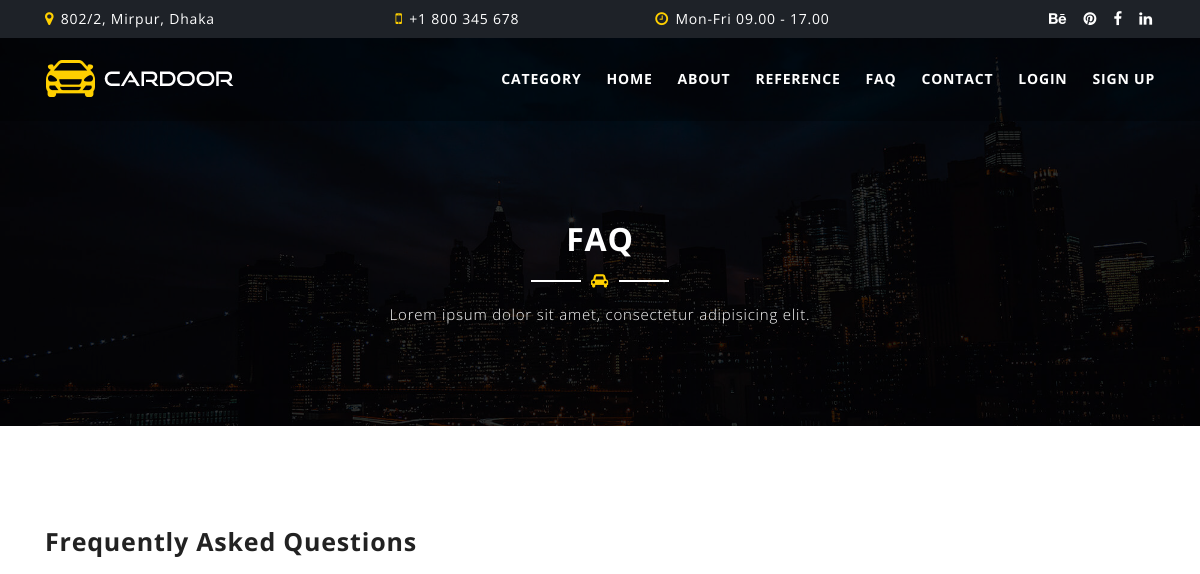
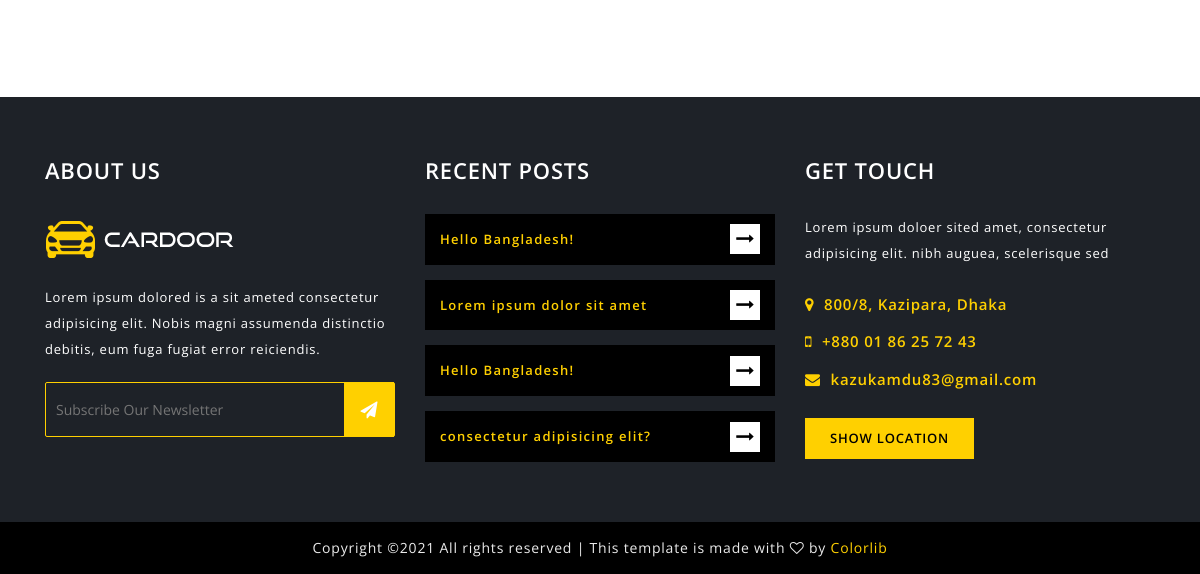
The page /sss/ on the database as committed earlier (2 pictures, top to bottom).
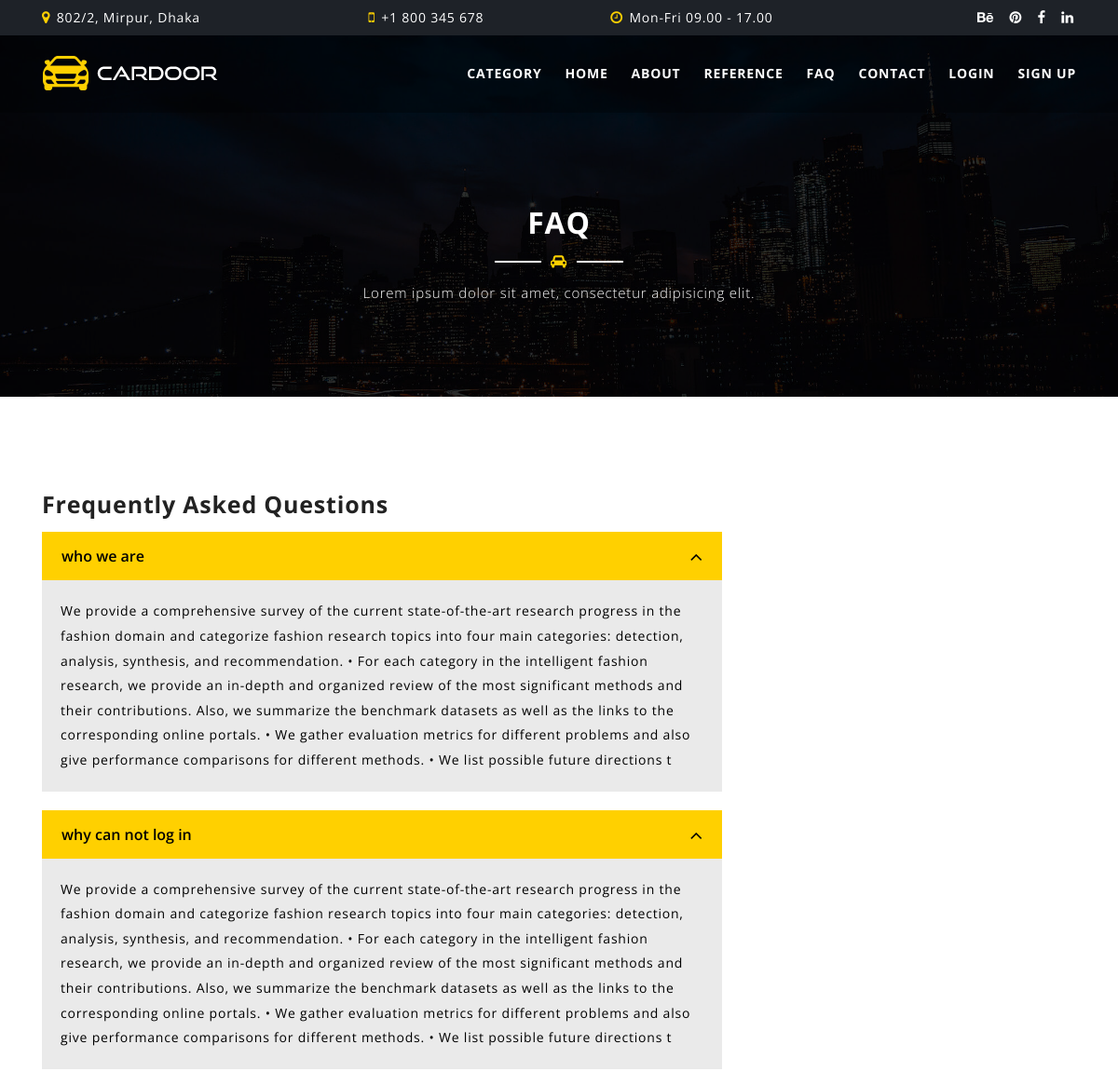
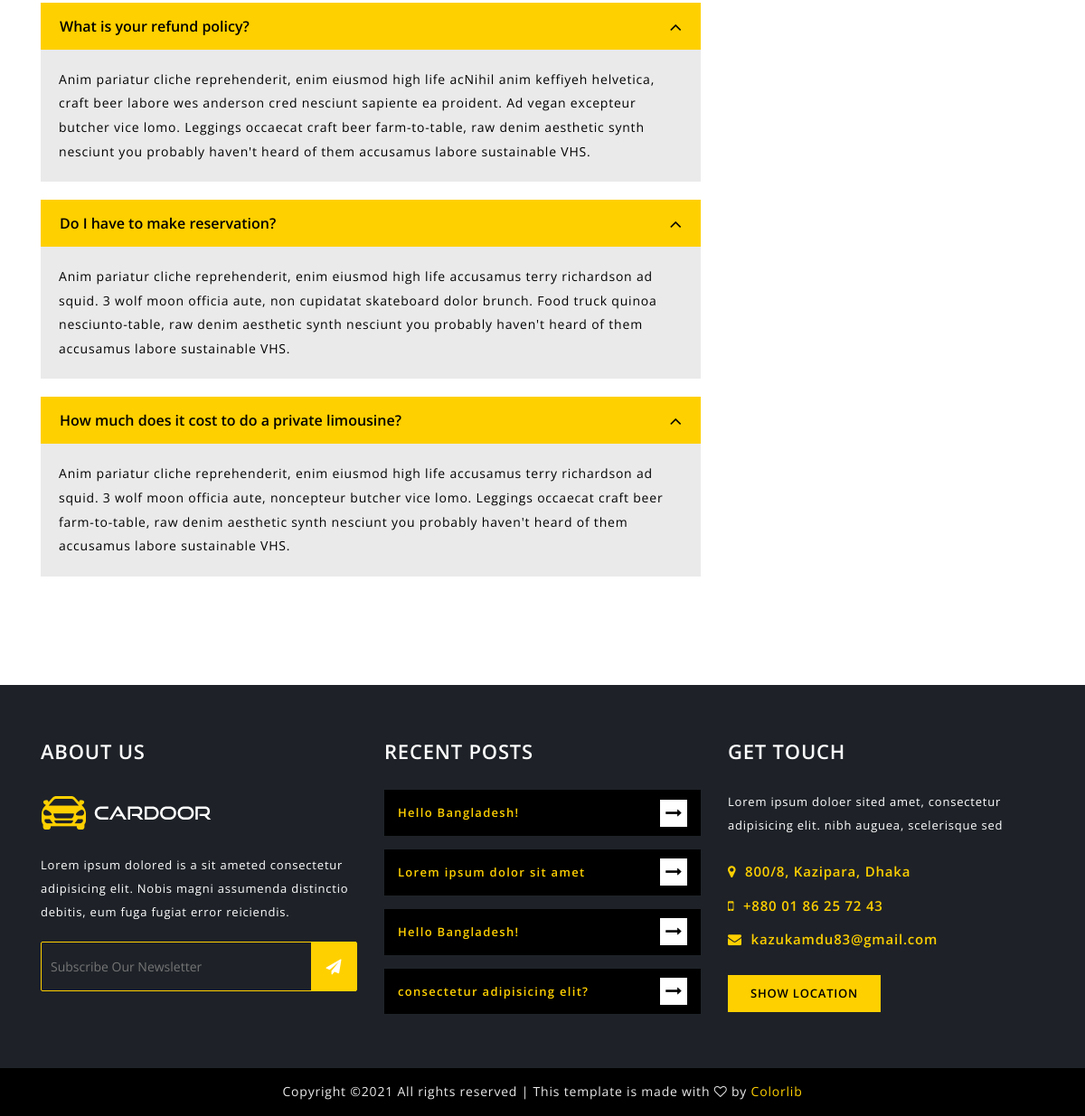
The same page on the database as committed later (2 pictures, top to bottom).
### home/models.py (models this page shows, shortened)
class FAQ(models.Model):
    STATUS = (
        ('True', 'YES'),
        ('False', 'NO'),
    )
    ordernumber = models.IntegerField()
    question = models.CharField(max_length=150)
    answer = models.TextField()
    status = models.CharField(max_length=10, choices=STATUS)
    created_at = models.DateTimeField(auto_now_add=True)
    updated_at = models.DateTimeField(auto_now=True)

### home/views.py (the view)
# urls.py: path('sss/', views.sss, name='sss'),
def sss(request):
    category = Category.objects.all()
    faq = FAQ.objects.all().order_by('ordernumber')
    context = {
        'category': category,
        'faq': faq
    }
    return render(request, 'faq_page.html', context)

### home/templates/faq_page.html (shortened to what this page needs)
{% extends "homebase.html" %}
{% block body %}
<section id="page-title-area" class="section-padding overlay">
        <div class="container">
            <div class="row">
                <div class="col-lg-12">
                    <div class="section-title  text-center">
                        <h2>FAQ</h2>
                        <span class="title-line"><i class="fa fa-car"></i></span>
                        <p>Lorem ipsum dolor sit amet, consectetur adipisicing elit.</p>
                    </div>
                </div>
            </div>
        </div>
    </section>
    <section id="faq-page-area" class="section-padding">
        <div class="container">
            <div class="row">
				<div class="col-lg-8">
					<div class="faq-details-content">
						<div class="single-faq-sub">
							<h3>Frequently Asked Questions</h3>
							<div class="single-faq-sub-content">
								<div id="accordion">
                                    {% for rs in faq %}
									<div class="card">
										<div class="card-header" id="headingOne">
											<h5 class="mb-0"><button class="btn btn-link" data-toggle="collapse" data-target="#collapseOne" aria-expanded="true" aria-controls="collapseOne">
												<span> {{ rs.question }}</span>
												<i class="fa fa-angle-up"></i>
											</button></h5>
										</div>
										<div id="collapseOne" class="collapse show" aria-labelledby="headingOne" data-parent="#accordion">
											<div class="card-body">
												{{ rs.answer }}
											</div>
										</div>
									</div>
                                    {% endfor %}
								</div>
							</div>
						</div>
					</div>
				</div>
            </div>
        </div>
    </section>
{% endblock %}

Rows that differ between the two databases and show on the page:
added FAQ: question "who we are", answer "We provide a comprehensive survey of the current state-of-the-art research progress in the fashion domain and categorize fashion research topics into four main categories: detection, analysis, synthesis, and recommendation. • For each category in the intelligent fashion research, we provide an in-depth and organized review of the most significant methods and their contributions. Also, we summarize the benchmark datasets as well as the links to the corresponding online portals. • We gather evaluation metrics for different problems and also give performance comparisons for different methods. • We list possible future directions t"
added FAQ: question "why can not log in", answer "We provide a comprehensive survey of the current state-of-the-art research progress in the fashion domain and categorize fashion research topics into four main categories: detection, analysis, synthesis, and recommendation. • For each category in the intelligent fashion research, we provide an in-depth and organized review of the most significant methods and their contributions. Also, we summarize the benchmark datasets as well as the links to the corresponding online portals. • We gather evaluation metrics for different problems and also give performance comparisons for different methods. • We list possible future directions t"
added FAQ: question "What is your refund policy?", answer "Anim pariatur cliche reprehenderit, enim eiusmod high life acNihil anim keffiyeh helvetica, craft beer labore wes anderson cred nesciunt sapiente ea proident. Ad vegan excepteur butcher vice lomo. Leggings occaecat craft beer farm-to-table, raw denim aesthetic synth nesciunt you probably haven't heard of them accusamus labore sustainable VHS."
added FAQ: question "Do I have to make reservation?", answer "Anim pariatur cliche reprehenderit, enim eiusmod high life accusamus terry richardson ad squid. 3 wolf moon officia aute, non cupidatat skateboard dolor brunch. Food truck quinoa nesciunto-table, raw denim aesthetic synth nesciunt you probably haven't heard of them accusamus labore sustainable VHS."
added FAQ: question "How much does it cost to do a private limousine?", answer "Anim pariatur cliche reprehenderit, enim eiusmod high life accusamus terry richardson ad squid. 3 wolf moon officia aute, noncepteur butcher vice lomo. Leggings occaecat craft beer farm-to-table, raw denim aesthetic synth nesciunt you probably haven't heard of them accusamus labore sustainable VHS."
